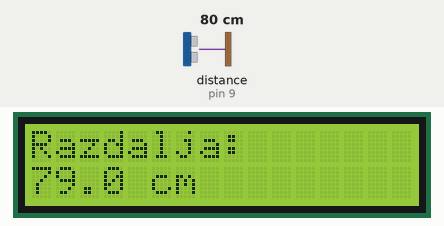
Recording of a sketch running on a simulated Arduino Uno, built with avr-gcc and run on an emulated ATmega328P. Shown: 16×2 character LCD. Wiring (inferred from the names in the program): ultrasonic range finder: trigger pin 10; echo pin 9. The test bench sets the inputs (shaded band); at power-on: distance to the obstacle (sensor on pin 9) 80 cm. The echo pulse lasts 58.3 µs per cm; what the sketch prints to the serial monitor is not drawn.

Above: at 1.2 s.
1.3 s: distance to the obstacle (sensor on pin 9) set to 2 cm
At 3.4 s:
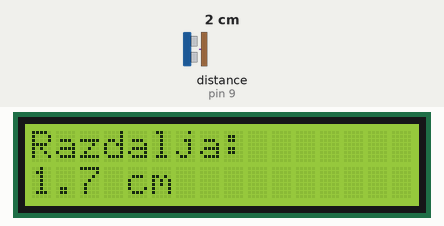
3.6 s: distance to the obstacle (sensor on pin 9) set to 60 cm
At 4.8 s:
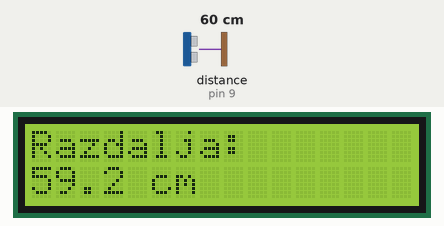
5.1 s: distance to the obstacle (sensor on pin 9) set to 35 cm
At 5.9 s:
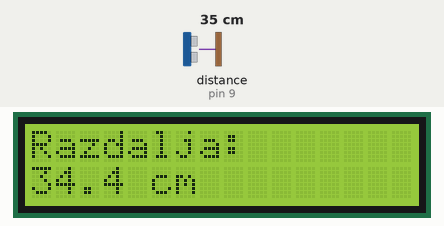
Timing chart, 0 to 8.1 s (numbered marks = the images above; inputs shaded):
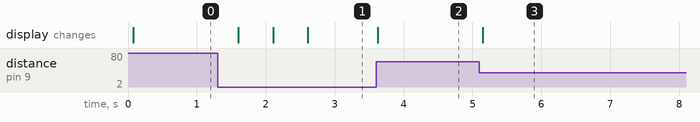

Measured:
- after the input at 1.3 s, the display: changes after 0.30 s (image 1)
- after the input at 3.6 s, the display: changes at once (image 2)
- after the input at 5.1 s, the display: changes after 0.05 s (image 3)

The sketch:

Arduino_koda_Lovro_Max.ino
```cpp
#include <LiquidCrystal.h>

// Define pins for the ultrasonic sensor
const int trig = 10;
const int echo = 9;

// Define pins for the LCD
const int rs = 12;
const int en = 11;
const int D4 = 5;
const int D5 = 4;
const int D6 = 3;
const int D7 = 2;

// Create an instance of the LiquidCrystal class
LiquidCrystal lcd(rs, en, D4, D5, D6, D7);

// Variables for storing distance and time
float distance, t;

void setup() {
  // Initialize the pins for the ultrasonic sensor
  pinMode(trig, OUTPUT);
  pinMode(echo, INPUT);

  // Initialize the LCD
  lcd.begin(16, 2);

  // Initialize serial communication for debugging
  Serial.begin(9600);
}

void loop() {
  // Trigger the ultrasonic sensor
  digitalWrite(trig, HIGH);
  delayMicroseconds(10);
  digitalWrite(trig, LOW);

  // Measure the duration of the echo pulse
  t = pulseIn(echo, HIGH);

  // Calculate the distance in centimeters
  distance = t / 58.82;

  // Clear the LCD before printing
  lcd.clear();

  // Display the static text on the first row
  lcd.setCursor(0, 0);
  lcd.print("Razdalja:");

  // Display the distance on the second row
  lcd.setCursor(0, 1);
  lcd.print(distance, 1);
  lcd.print(" cm");

  // Print the distance to the serial monitor for debugging
  Serial.print("Razdalja: ");
  Serial.print(distance);
  Serial.println(" cm");

  // Wait a short time before the next reading
  delay(500);
}
```
